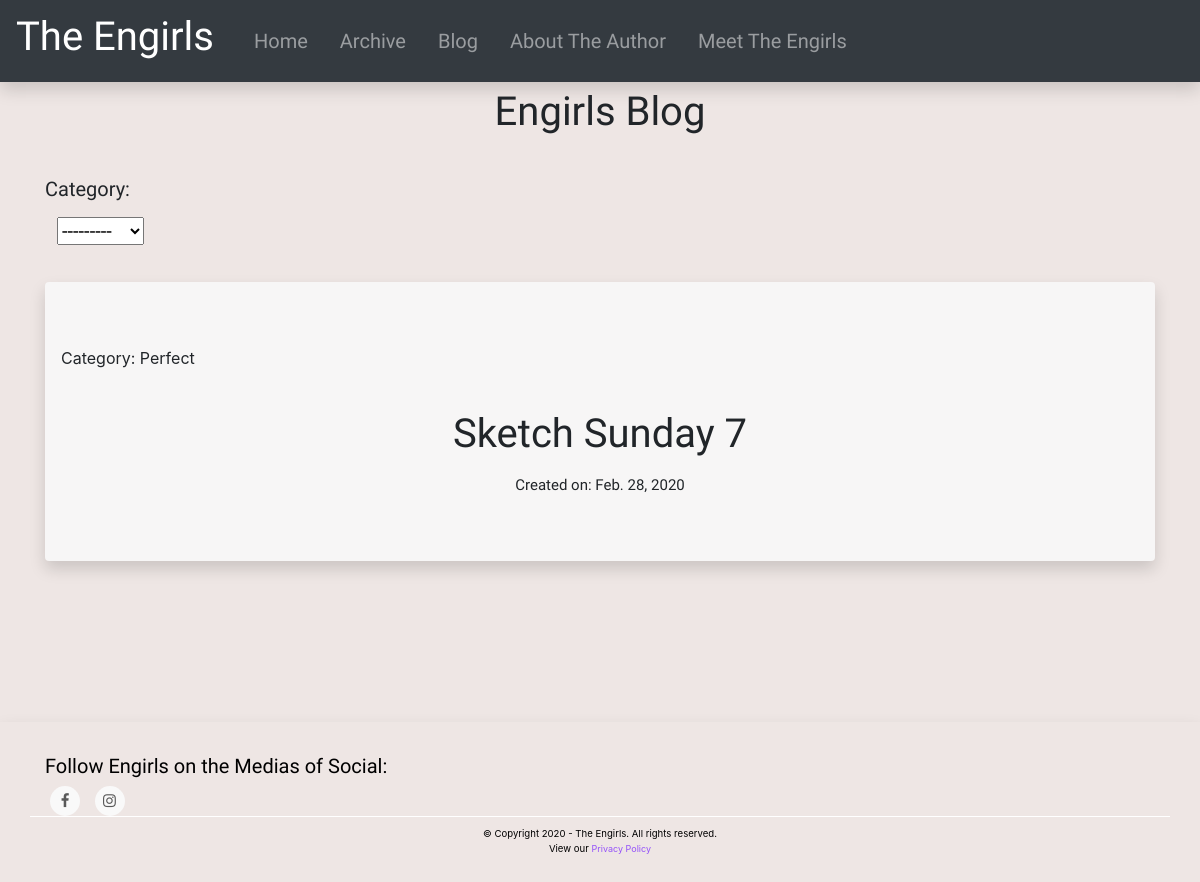
Screenshot of /blog/ with the database file from the repository.
### blog/models.py (models this page shows, shortened)
class Post(models.Model):
	title = models.CharField(max_length=144, blank=False, null=False)
	body = RichTextUploadingField()
	created_on = models.DateField(default=timezone.now)
	category = models.CharField(max_length=144, blank=True, null=True)

### blog/views.py (the view)
# urls.py: path('', views.view_posts, name = 'view_posts')
def view_posts(request):
	post_list = Post.objects.all().order_by("created_on")
	post_filter = PostFilter(request.GET, queryset=post_list)
	paginator = Paginator(post_filter.qs, 5)
	page = request.GET.get('page', 1)
	try:
		posts = paginator.page(page)
	except (PageNotAnInteger, TypeError):
		posts = paginator.page(1)
	except EmptyPage:
		posts = paginator.page(paginator.num_pages)
	return render(request, 'blog/view_posts.html', context = {'filter': post_filter, 'posts': posts, 'counter': Counter()})

### blog/filters.py (called while the page is built)
def getUniqueCategory():
	category_dicts = Post.objects.all().values_list('category').distinct()
	category_list = []
	i = 0
	for item in category_dicts:
		category_list.append((item[0],item[0]))
		i = i+1
	return category_list

### blog/templates/blog/view_posts.html (shortened to what this page needs)
{% extends "base.html" %}
{% block main_content %}
{% load static %}
<link href="{% static 'vendor/bootstrap/css/bootstrap.min.css' %}" rel="stylesheet">
{% if posts %}
<div class = "page-header text-center engirls_font_large pb-4"> Engirls Blog</div>
<div class = "container container-fluid">
  <div class = "row" style = "">
    <div class = "col-sm-3 py-2 engirls_font_norm">
        Category:
        <form class="form" method="GET">
            <table class="table table-striped table-borderless">
              <thead>
                <tr>
                  {% for field in filter.form %}
                    <th scope="col">{{ field }}</th>
                    <th scope="col"> <button type="submit" id="id_submit_category" class="" style ="display:None;" >Filter</button>  </th>
                  {% endfor %}
                </tr>
              </thead>
            </table>
        </form>
    </div>
      {% for post in posts %}
        <div class = "col-sm-12">
             <a href = "{% url 'blog:view_post' post_pk=post.pk %}" style = "color:inherit;">
              <div class="jumbotron jumbotron-fluid shadow rounded" style = "background-color: #F7F6F6;" >
                <div class = "pl-3"> <p>Category: {{ post.category }}<p> </div>
                <br>
                <div class = "text-center">
                    <h1 class = "engirls_font_large"><p>{{ post.title }}</p></h1>
                    <div class = "engirls_font_small"> Created on: {{ post.created_on }} </div>
                </div>
                </div>
            </a>
        </div>
      {% endfor %}
  </div>
  <div class = "row py-3 ml-2">
  </div>
</div>
{% endif %}
{% endblock %}
{% block footer %}
    {% include "footer.html" %}
{% endblock %}

### theengirls/static/css/style.css (style rules this page uses)
.theengirls_background { background-color: #EEE6E4; }
.engirls_font_small { font-family: 'Neucha', cursive; font-size: 15px; }
.engirls_font_norm { font-family: 'Neucha', cursive; font-size: 20px; }
.engirls_font_large { font-family: 'Neucha', cursive; font-size: 40px; }
.jumbotron { cursor:pointer; transition:all .4s ease-in-out; }

### rows the page displays
Post: category "Perfect", title "Sketch Sunday 7", created_on "Feb. 28, 2020"
